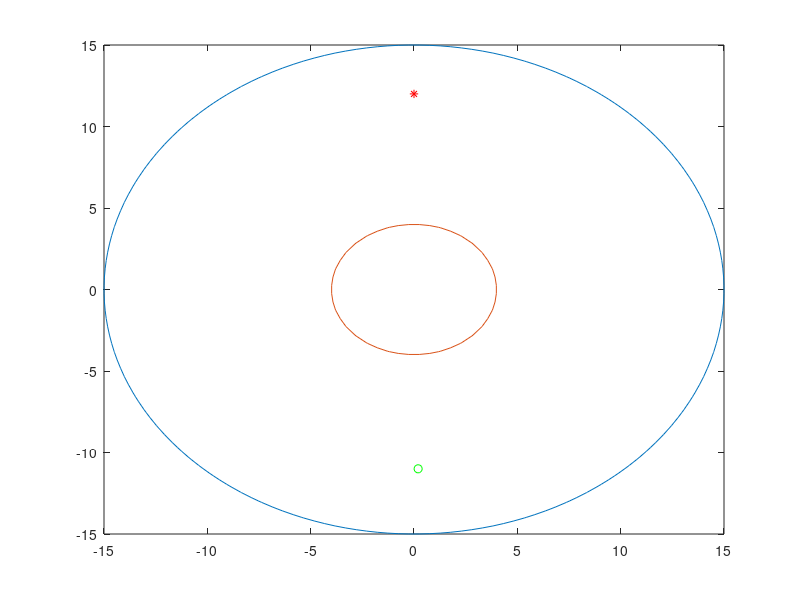

This figure's MATLAB source: (Note: this script raises an error after producing the figure.)
function potentialFunc
%% world and obstacle definition

% global world definition
% [ xi,yi,ri ; ...]
global world;
% simple case
% world = [0 0 15; 1 1 2; -5 -7 3 ];
% composed case
% world = [0 0 15; -3 -6 2; 2 1 3; -3 7 2];
% local minimum
% world = [0 0 15; -4 -2 3; 4 -2 3; 0 5 3];
% last case
world = [0 0 15; 0,0,4];
noOfObs = size(world,1);

% plot the world and obstacles
for i = 1:noOfObs
[s,r] = sprintf('(x - %f)^2 + (y - %f)^2 - (%f)^2',world(i,1)...
    ,world(i,2),world(i,3));
ezplot(s,[-15 15 -15 15]);
hold on
end
title('');xlabel(''); ylabel('');


%% robot and goal pose definition

global robot, global goal,global epsilon;

% simple case
% robot = [-3 -11];
% goal = [-1 5];
% composed case
% robot = [-3 -11];
% goal = [-1 12];
% local minimum case
% robot = [-1 -11];
% goal = [0 12];
% last case
robot = [0.2 -11];
goal = [0 12];

epsilon = 1e-1;

plot(robot(1),robot(2),'go');
hold on
plot(goal(1),goal(2),'r*');
hold on

%% pot function parameters
global attmag, % attraction gradient scalar
global dgoalstar, % attraction dgoal*
global repmag, % repulsive gradient scalar
global repradi; % repulsive force area


attmag = 0.5;
dgoalstar = 15; 
repmag = 1;
repradi = 1;

%% call potential function with ode
tsp = [0 1e25];
options = odeset('Event',@potEventFunc);
tic
[T,Y] = ode45(@potGrad,tsp,robot,options);
toc
%% plot results
plot(Y(:,1),Y(:,2),'g','LineWidth',2);

plotPotential();


end